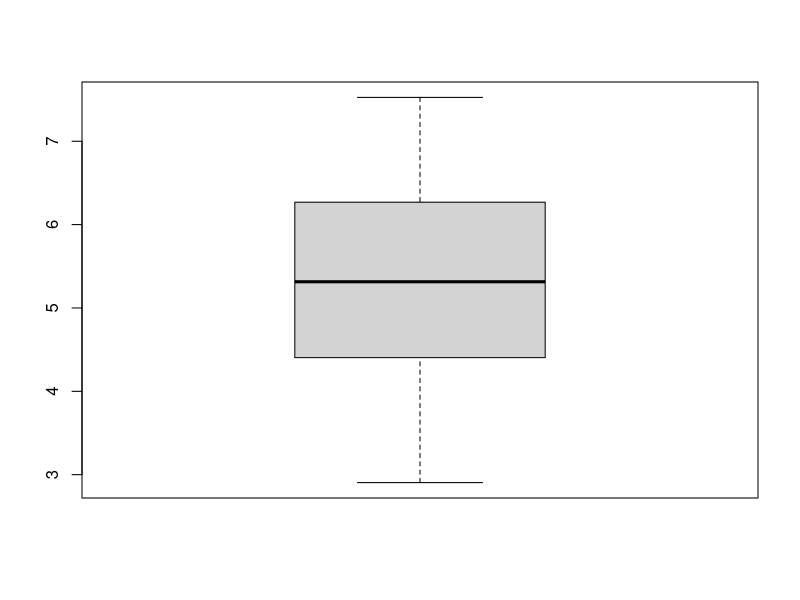
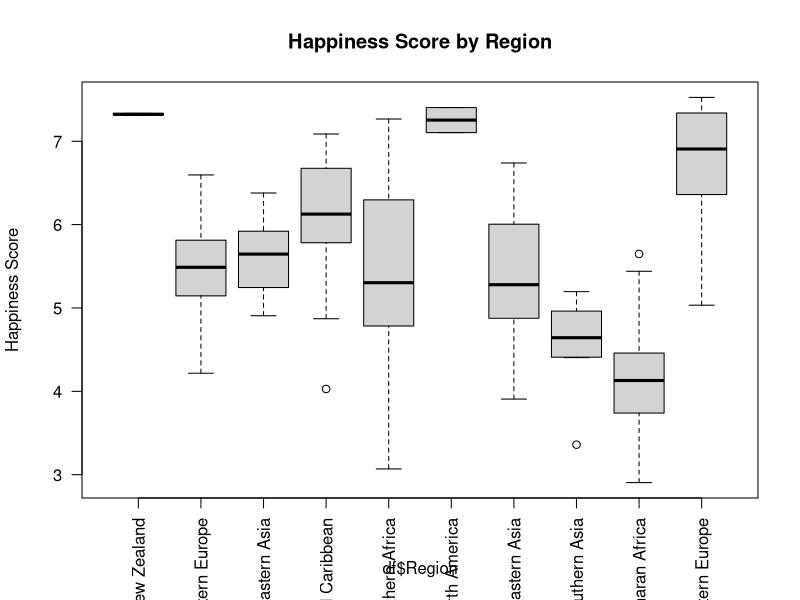
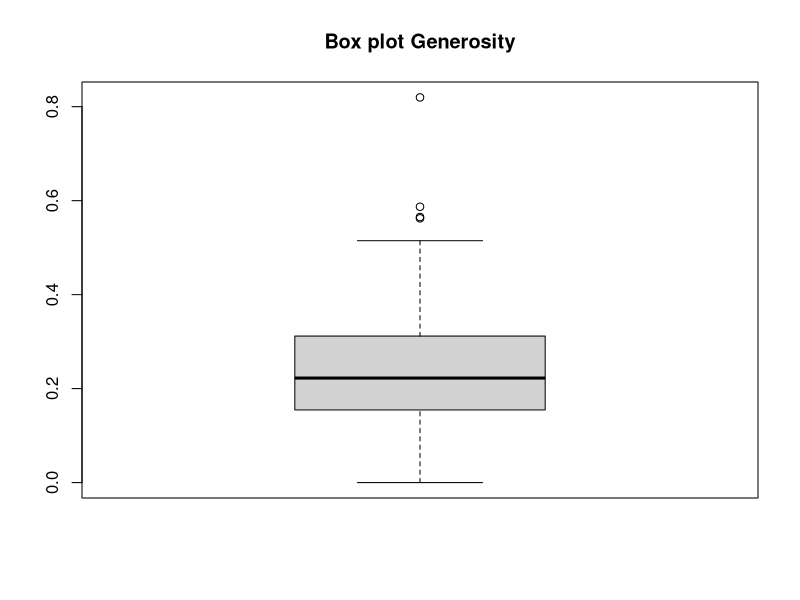

R code for these plots, in order:
## ---- chunk 1
knitr::opts_chunk$set(echo = TRUE)
## ---- chunk 2
library(knitr)
#\usepackage{mathtools}
## ---- chunk 3
# Loading the dataframe
df <- read.csv("2016_clean.csv")
head(df)
## ---- chunk 4
N <- length(df$HS)
# Media de Happiness Score
mean(df$HS) # Using function
sum(df$HS)/N # Manually calculating

#Mediana
median(df$HS)
HS_sorted <- sort(df$HS)

if((N %% 2) == 0) {
  print(paste("Mi mediana calculada es", (HS_sorted[floor((N+1)/2)] + HS_sorted[ceiling((N+1)/2)]) / 2))
} else {
  print(paste("Mi mediana calculada es", HS_sorted[(N+1)/2]))
}

# five numbers (Tukey)
fivenum(df$HS)
# five numbers + media
summary(fivenum(df$HS))

# One by one - manually
min(df$HS)
quantile(df$HS, 0.25) # Mediana del "bottom half"
median(df$HS)
quantile(df$HS, 0.75) # Mediana del "top half"
max(df$HS)

boxplot(df$HS)
## ---- chunk 5
summary(df$Region)

# Grafico para cada región representada
boxplot(df$HS ~ df$Region, main="Happiness Score by Region", ylab="Happiness Score", las=2)
## ---- chunk 6
mean(df$Generosity) 
median(df$Generosity)
fivenum(df$Generosity)
summary(fivenum(df$Generosity))
boxplot(df$Generosity, main="Box plot Generosity")
## ---- chunk 7
#¿Cómo afectan los outliers a los valores centrales calculados?
i1 <- c(1,1,1,2,1,1,2,1,1,2,1,3,3,2,3,2,2,4,1,1)
mean(i1)
median(i1)

i2 <- c(i1, 150)
mean(i2)
median(i2)
## ---- chunk 8
happiness <- df$HS
median(happiness)

ri <- quantile(happiness,.75) - quantile(happiness,.25)
print(paste("Rango Intercuartílico", ri))

#rango intercuartílico
IQR(happiness)

#varianza (suma del cuadrado de las desviaciones c respecto media / N)
var(happiness)

# Desviacion tipica - raiz varianza
sd(happiness) 
## ---- chunk 9
my.mean <- function(x) {
  # media
  sum(x)/length(x)
}

my.var <- function(x) {
  # varianza muestral
  media_x <- my.mean(x)
  sum((x - media_x)^2) / (length(x) - 1)
}

my.validator <- function(x, y, operation, field) {
  if(x == y){
    print(paste("Well done, the ",operation," for ",field," is ", round(x,6)))
  } else {
    print(paste("Error - the function defined for ",operation, " returned values: ",x," != ",y))
  }
}

my.validator(my.mean(df$HS), mean(df$HS), "MEAN", "HS")
my.validator(my.var(df$HS), var(df$HS), "VAR", "HS")
my.validator(my.var(df$Generosity), var(df$Generosity), "VAR", "Generosity")
## ---- chunk 10
my.contrast <- function(x, mean_hipothesis){
  z <- (mean(x) - mean_hipothesis) / (sd(x) / sqrt(length(x)))
  print(paste("Contraste estadístico: ", z))
  z
}
mean_informed_h0 <- 5.0
z = my.contrast(df$HS, mean_informed_h0)

